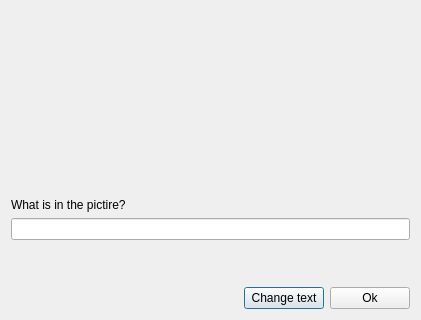
<?xml version="1.0" encoding="UTF-8"?>
<ui version="4.0">
 <class>CaptchaWindow</class>
 <widget class="QDialog" name="CaptchaWindow">
  <property name="geometry">
   <rect>
    <x>0</x>
    <y>0</y>
    <width>421</width>
    <height>320</height>
   </rect>
  </property>
  <property name="windowTitle">
   <string>Dialog</string>
  </property>
  <layout class="QVBoxLayout" name="verticalLayout">
   <item>
    <spacer name="verticalSpacer">
     <property name="orientation">
      <enum>Qt::Vertical</enum>
     </property>
     <property name="sizeHint" stdset="0">
      <size>
       <width>20</width>
       <height>40</height>
      </size>
     </property>
    </spacer>
   </item>
   <item>
    <layout class="QHBoxLayout" name="horizontalLayout_2">
     <item>
      <spacer name="horizontalSpacer_2">
       <property name="orientation">
        <enum>Qt::Horizontal</enum>
       </property>
       <property name="sizeHint" stdset="0">
        <size>
         <width>40</width>
         <height>20</height>
        </size>
       </property>
      </spacer>
     </item>
     <item>
      <widget class="QLabel" name="captchaLabel">
       <property name="sizePolicy">
        <sizepolicy hsizetype="Fixed" vsizetype="Fixed">
         <horstretch>0</horstretch>
         <verstretch>0</verstretch>
        </sizepolicy>
       </property>
       <property name="minimumSize">
        <size>
         <width>200</width>
         <height>100</height>
        </size>
       </property>
       <property name="text">
        <string/>
       </property>
      </widget>
     </item>
     <item>
      <spacer name="horizontalSpacer_3">
       <property name="orientation">
        <enum>Qt::Horizontal</enum>
       </property>
       <property name="sizeHint" stdset="0">
        <size>
         <width>40</width>
         <height>20</height>
        </size>
       </property>
      </spacer>
     </item>
    </layout>
   </item>
   <item>
    <spacer name="verticalSpacer_3">
     <property name="orientation">
      <enum>Qt::Vertical</enum>
     </property>
     <property name="sizeHint" stdset="0">
      <size>
       <width>20</width>
       <height>40</height>
      </size>
     </property>
    </spacer>
   </item>
   <item>
    <widget class="QLabel" name="messageLabel">
     <property name="text">
      <string>What is in the pictire?</string>
     </property>
    </widget>
   </item>
   <item>
    <widget class="QLineEdit" name="answerLineEdit"/>
   </item>
   <item>
    <spacer name="verticalSpacer_2">
     <property name="orientation">
      <enum>Qt::Vertical</enum>
     </property>
     <property name="sizeHint" stdset="0">
      <size>
       <width>20</width>
       <height>40</height>
      </size>
     </property>
    </spacer>
   </item>
   <item>
    <layout class="QHBoxLayout" name="horizontalLayout">
     <item>
      <spacer name="horizontalSpacer">
       <property name="orientation">
        <enum>Qt::Horizontal</enum>
       </property>
       <property name="sizeHint" stdset="0">
        <size>
         <width>40</width>
         <height>20</height>
        </size>
       </property>
      </spacer>
     </item>
     <item>
      <widget class="QPushButton" name="changeTextButton">
       <property name="text">
        <string>Change text</string>
       </property>
      </widget>
     </item>
     <item>
      <widget class="QPushButton" name="okButton">
       <property name="text">
        <string>Ok</string>
       </property>
      </widget>
     </item>
    </layout>
   </item>
  </layout>
 </widget>
 <resources/>
 <connections/>
</ui>
